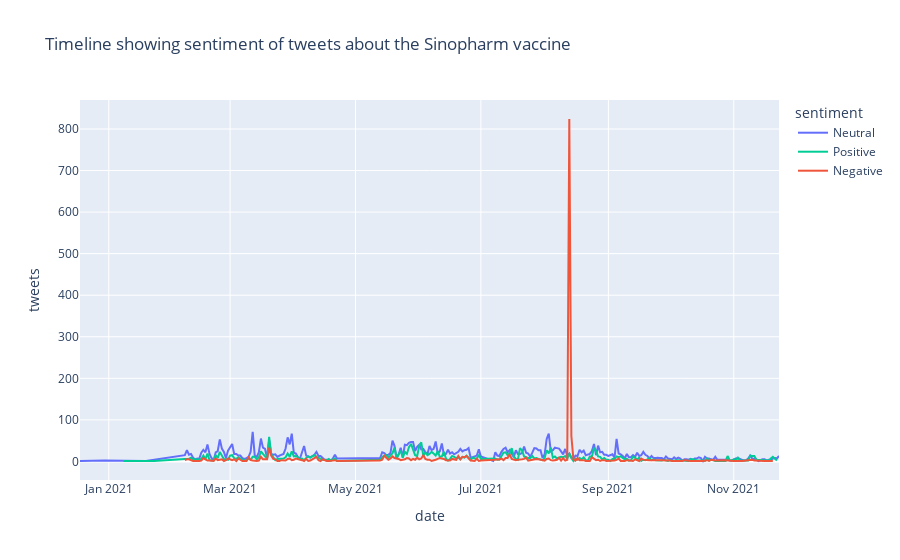

Source (notebook cell):
### Markdown cell above
#### Sinopharm

### Code cell
sinopharm = filtered_timeline(df_tweets, 'sinopharm', title='Sinopharm')
spike = sinopharm[sinopharm['date'].astype(str)=='2021-08-13']
print('Number of tweets on July 13th:', len(spike))


spike = spike.sort_values('user_location', ascending=False)

spike['orig_text'].head()

### Figure 1 — Plotly figure (JSON) as saved in the notebook; plotly's stock layout.template omitted (floating-point values rounded to 4 significant figures; data arrays with more than 128 entries replaced by an {"elided": "..."} marker saying what was removed)
{"data": [{"hovertemplate": "sentiment=Neutral<br>date=%{x}<br>tweets=%{y}<extra></extra>", "legendgroup": "Neutral", "line": {"color": "#636EFA", "dash": "solid"}, "marker": {"symbol": "circle"}, "mode": "lines", "name": "Neutral", "orientation": "v", "showlegend": true, "type": "scatter", "x": {"elided": "264 str values"}, "xaxis": "x", "y": {"elided": "264 int values"}, "yaxis": "y"}, {"hovertemplate": "sentiment=Positive<br>date=%{x}<br>tweets=%{y}<extra></extra>", "legendgroup": "Positive", "line": {"color": "#00CC96", "dash": "solid"}, "marker": {"symbol": "circle"}, "mode": "lines", "name": "Positive", "orientation": "v", "showlegend": true, "type": "scatter", "x": {"elided": "250 str values"}, "xaxis": "x", "y": {"elided": "250 int values"}, "yaxis": "y"}, {"hovertemplate": "sentiment=Negative<br>date=%{x}<br>tweets=%{y}<extra></extra>", "legendgroup": "Negative", "line": {"color": "#EF553B", "dash": "solid"}, "marker": {"symbol": "circle"}, "mode": "lines", "name": "Negative", "orientation": "v", "showlegend": true, "type": "scatter", "x": {"elided": "227 str values"}, "xaxis": "x", "y": {"elided": "227 int values"}, "yaxis": "y"}], "layout": {"legend": {"title": {"text": "sentiment"}, "tracegroupgap": 0}, "title": {"text": "Timeline showing sentiment of tweets about the Sinopharm vaccine"}, "xaxis": {"anchor": "y", "domain": [0, 1], "title": {"text": "date"}}, "yaxis": {"anchor": "x", "domain": [0, 1], "title": {"text": "tweets"}}}}
